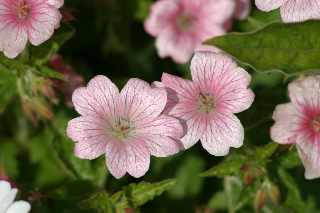
#> input picture MSRC_ObjCategImageDatabase_v2/Images/10_12_s.bmp, 320 x 213 px; its folder holds only this picture in this run
$ python -i extractDescriptor.py   (imports and definitions only)
#> lines starting #> are read from the running program, lines starting #| are printed output that depends on the picture

import numpy as np
import cv2
from utils import create_grid
from skimage.color import rgb2gray
from scipy import ndimage, signal
from skimage.feature import local_binary_pattern, graycomatrix, graycoprops, hog


# [29 lines left out: functions extractRandom, globalColorDescriptor, not called in this run]

def globalColorHistogram(img, color_space = 'RGB', bins=(8, 8, 8)):

    img = (img* 255).astype(np.uint8)

    if color_space == 'RGB':
        hist = cv2.calcHist([img], [0, 1, 2], None, bins, [0, 256, 0, 256, 0, 256])

    elif color_space == 'HSV':
        hsv_image = cv2.cvtColor(img, cv2.COLOR_RGB2HSV)
        hist = cv2.calcHist([hsv_image], [0,1,2], None, bins,
                        [0,180,0,256,0,256])

    elif color_space == 'LAB':
        lab_img = cv2.cvtColor(img, cv2.COLOR_RGB2LAB)
        hist = cv2.calcHist([lab_img], [0,1,2], None, bins,
                           [0,256,0,256,0,256])

    hist = cv2.normalize(hist, None, norm_type=cv2.NORM_L1).flatten()
    return hist

# [234 lines left out: functions color_moments, lbp, glcm, HOG, SIFT, BRIEF and 3 more, not called in this run]

class SURF_Descriptor:
    # [11 lines left out: function __init__, not called in this run]

    def create_integral_image(self, image):
        """Create integral image for fast box filter computation"""
        return np.cumsum(np.cumsum(image.astype(float), axis=0), axis=1)

    # [472 lines left out: functions box_filter, compute_hessian_response, detect_keypoints, compute_orientation, compute_descriptor, detect_and_compute and 4 more, not called in this run]

>>> import cv2
>>> picture = cv2.cvtColor(cv2.imread('MSRC_ObjCategImageDatabase_v2/Images/10_12_s.bmp'), cv2.COLOR_BGR2RGB)
>>> result = globalColorHistogram(picture)
#> in globalColorHistogram, `img = (img* 255).astype(np.uint8)`:
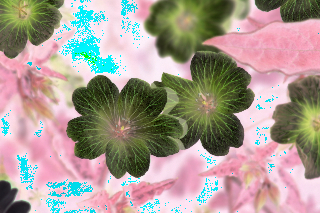
#> img: shape (213, 320, 3); mean of channels 0, 1, 2 146.4, 154.5, 169.1; drawn as B, G, R
#> in globalColorHistogram, `hist = cv2.normalize(hist, None, norm_type=cv2.NORM_L1).flatten()`: hist = 512 values, max 0.101 at index 511, min 0 at index 2, mean 0.00195
#> result has the same summary as hist in globalColorHistogram

$ run again, on MSRC_ObjCategImageDatabase_v2/Images/10_14_s.bmp
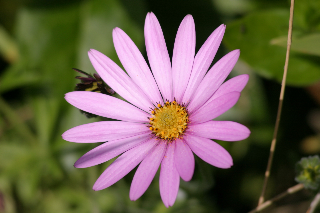
#> input picture MSRC_ObjCategImageDatabase_v2/Images/10_14_s.bmp, 320 x 213 px
#> in globalColorHistogram, `img = (img* 255).astype(np.uint8)`:
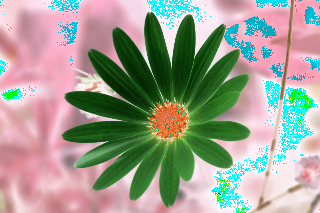
#> img: shape (213, 320, 3); mean of channels 0, 1, 2 146, 159.2, 159.6; drawn as B, G, R
#> hist = 512 values, max 0.108 at index 511, min 0 at index 1, mean 0.00195
#> result has the same summary as hist in globalColorHistogram

$ run again, on MSRC_ObjCategImageDatabase_v2/Images/10_23_s.bmp
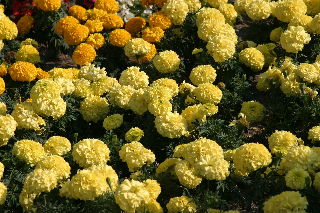
#> input picture MSRC_ObjCategImageDatabase_v2/Images/10_23_s.bmp, 320 x 213 px
#> in globalColorHistogram, `img = (img* 255).astype(np.uint8)`:
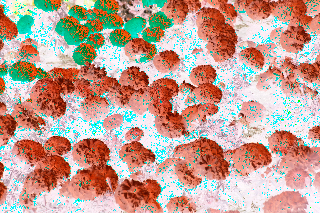
#> img: shape (213, 320, 3); mean of channels 0, 1, 2 147.7, 160.7, 193.6; drawn as B, G, R
#> hist = 512 values, max 0.228 at index 511, min 0 at index 0, mean 0.00195
#> result has the same summary as hist in globalColorHistogram

$ run again, on MSRC_ObjCategImageDatabase_v2/Images/10_24_s.bmp
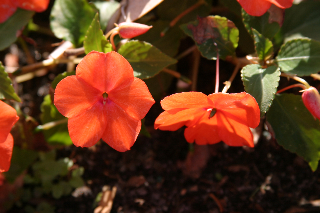
#> input picture MSRC_ObjCategImageDatabase_v2/Images/10_24_s.bmp, 320 x 213 px
#> in globalColorHistogram, `img = (img* 255).astype(np.uint8)`:
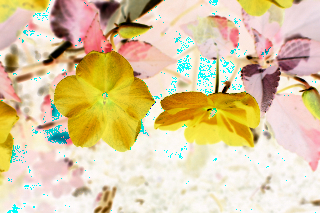
#> img: shape (213, 320, 3); mean of channels 0, 1, 2 160.2, 201.3, 221.5; drawn as B, G, R
#> hist = 512 values, max 0.261 at index 511, min 0 at index 6, mean 0.00195
#> result has the same summary as hist in globalColorHistogram
